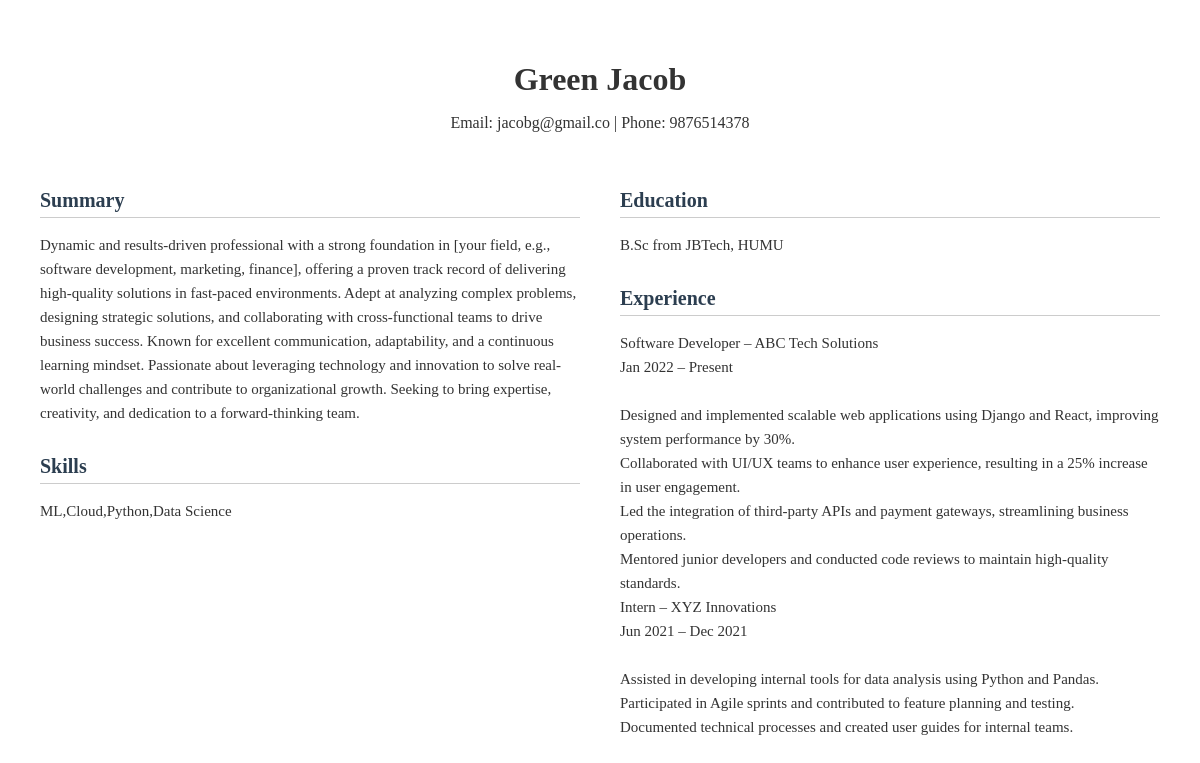
Page /resume/12/ on the committed database.
### pdf/models.py (models this page shows)
class Profile(models.Model):
    TEMPLATE_CHOICES = [
    ('template1', 'Classic'),
    ('template2', 'Modern'),
    ('template3', 'Elegant'),]
    name=models.CharField(max_length=200)
    email = models.CharField(max_length=200)
    phone = models.CharField(max_length=200)
    summary = models.TextField(max_length=2000)
    degree = models.CharField(max_length=200)
    school = models.CharField(max_length=200)
    university = models.CharField(max_length=200)
    experience = models.TextField(max_length=1000)
    skills= models.TextField(max_length=1000)
    template_choice = models.CharField(max_length=20, choices=TEMPLATE_CHOICES, default='template1')

### pdf/views.py (the view)
# urls.py: path('resume/<int:id>/', views.resume, name='resume'),
def resume(request, id):
    user_profile = get_object_or_404(Profile, pk=id)
    template_name = f'pdf/resume_{user_profile.template_choice}.html'
    return render(request, template_name, {'user_profile': user_profile})

### pdf/templates/pdf/resume_template3.html (shortened to what this page needs)
<!DOCTYPE html>
<html>
<head>
</head>
<body>
    <div class="header">
        <h1>{{ user_profile.name }}</h1>
        <p>Email: {{ user_profile.email }} | Phone: {{ user_profile.phone }}</p>
    </div>
    <div class="content">
        <div class="left">
            <div class="section">
                <h2>Summary</h2>
                <p>{{ user_profile.summary|linebreaksbr }}</p>
            </div>
            <div class="section">
                <h2>Skills</h2>
                <p>{{ user_profile.skills|linebreaksbr }}</p>
            </div>
        </div>
        <div class="right">
            <div class="section">
                <h2>Education</h2>
                <p>{{ user_profile.degree }} from {{ user_profile.school }}, {{ user_profile.university }}</p>
            </div>
            <div class="section">
                <h2>Experience</h2>
                <p>{{ user_profile.experience|linebreaksbr }}</p>
            </div>
        </div>
    </div>
</body>
</html>

### pdf/templates/pdf/resume_template3.html (style rules this page uses)
body { font-family: 'Georgia', serif; background-color: #ffffff; margin: 0; padding: 40px; color: #333; }
.header { text-align: center; margin-bottom: 40px; }
.header h1 { font-size: 32px; margin-bottom: 10px; }
.header p { font-size: 16px; }
.content { display: flex; gap: 40px; }
.left, .right { width: 50%; }
.section { margin-bottom: 30px; }
.section h2 { font-size: 20px; color: #2c3e50; border-bottom: 1px solid #ccc; padding-bottom: 5px; margin-bottom: 10px; }
.section p { font-size: 15px; line-height: 1.6; }

### rows in the picture
Profile: name "Green Jacob", email "jacobg@gmail.co", phone "9876514378", summary "Dynamic and results-driven professional with a strong foundation in [your field, e.g., software development, marketing, finance], offering a proven track record of delivering high-quality solutions in fast-paced environments. Adept at analyzing complex problems, designing strategic solutions, and collaborating with cross-functional teams to drive business success. Known for excellent communication, adaptability, and a continuous learning mindset. Passionate about leveraging technology and innovation to solve real-world challenges and contribute to organizational growth. Seeking to bring expertise, creativity, and dedication to a forward-thinking team.", skills "ML,Cloud,Python,Data Science", degree "B.Sc", school "JBTech", university "HUMU", experience "Software Developer – ABC Tech Solutions Jan 2022 – Present Designed and implemented scalable web applications using Django and React, improving system performance by 30%. Collaborated with UI/UX teams to enhance user experience, resulting in a 25% increase in user engagement. Led the integration of third-party APIs and payment gateways, streamlining business operations. Mentored junior developers and conducted code reviews to maintain high-quality standards. Intern – XYZ Innovations Jun 2021 – Dec 2021 Assisted in developing internal tools for data analysis using Python and Pandas. Participated in Agile sprints and contributed to feature planning and testing. Documented technical processes…"
